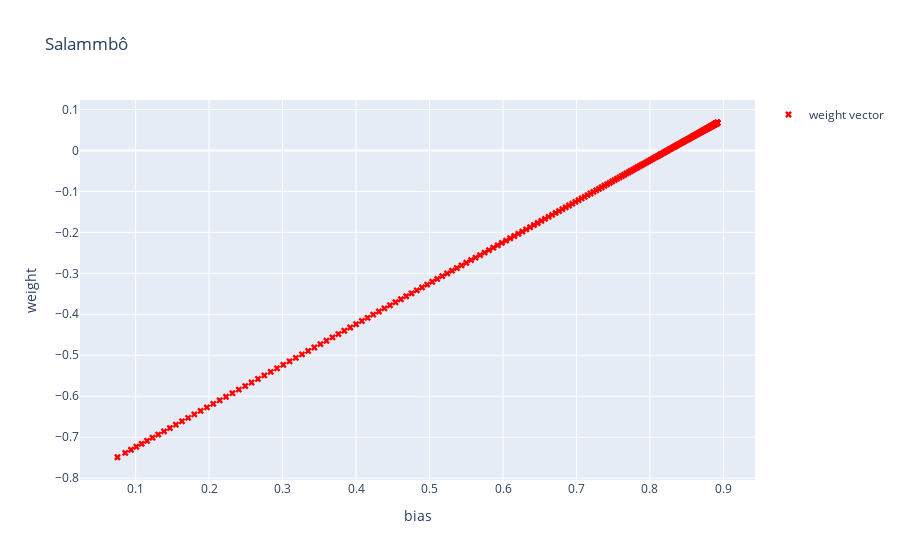

Notebook code for this chart:
### Markdown cell above
### The Model History

### Code cell
fig = go.Figure()
fig.add_trace(go.Scatter(
    x=model_x,
    y=model_y,
    mode='markers',
    marker=dict(
        color='red',
        symbol='x',

    ),
    name='weight vector'
))
fig.update_layout(
    title='Salammbô',
    xaxis_title='bias',
    yaxis_title='weight',
    showlegend=True,
)

### Figure 1 — Plotly figure (JSON) as saved in the notebook; plotly's stock layout.template omitted (floating-point values rounded to 4 significant figures; data arrays with more than 128 entries replaced by an {"elided": "..."} marker saying what was removed)
{"data": [{"marker": {"color": "red", "symbol": "x"}, "mode": "markers", "name": "weight vector", "type": "scatter", "x": {"elided": "250 float values"}, "y": {"elided": "250 float values"}}], "layout": {"showlegend": true, "title": {"text": "Salammbô"}, "xaxis": {"title": {"text": "bias"}}, "yaxis": {"title": {"text": "weight"}}}}
